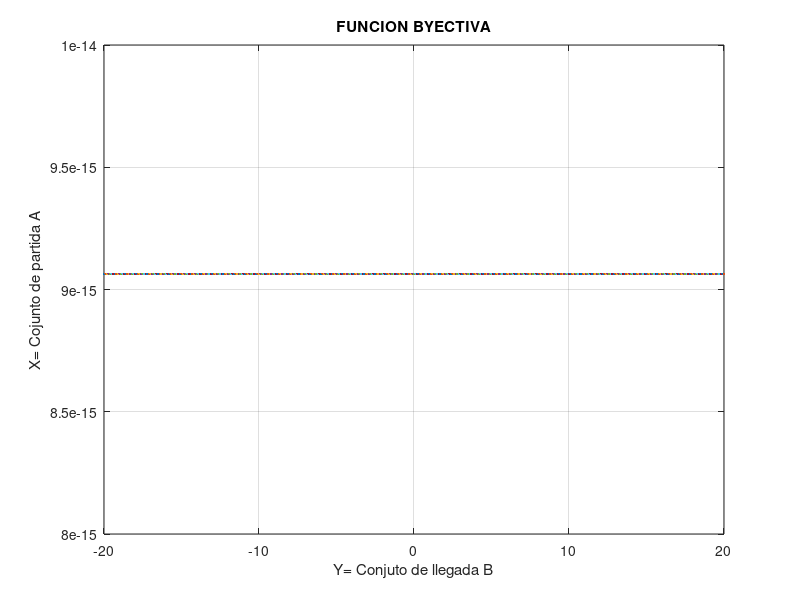

The MATLAB script that drew this image:
"Octave Script"
% Title			    :Función Inyectiva, suprayectiva y biyectiva.
% Description		:Script para determinar funcion inyectiva subreyectiva byectiva
% Author		    :Miranda Cruz Roxana Rubi
% Date		    	:20211114
% Version		    :1
% Usage			    :octave>cd /path/
% 		        	:octave>Función Inyectiva, sobreyectiva y biyectiva.
% 		        	:Requiere aplicación octave, usar su línea de comandos 
clear
"RANGO"
"x=-20:0.1:20;"
x=-20:0.1:20;
"FUNCION A PLOTEAR"
fx=((x.^4+1)/x.^3);
plot(x,fx)
title"FUNCION BYECTIVA"
grid on; % Cuadrícula
xlabel("Y= Conjuto de llegada B");
ylabel("X= Cojunto de partida A");
"es una combinación de las funciones inyectivas y sobreyectivas"
